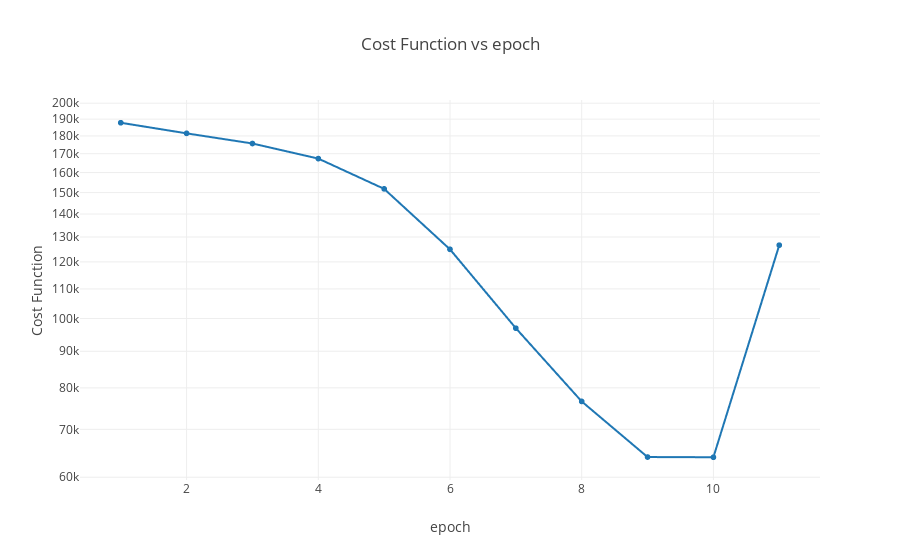

The code cell stored with this chart in its notebook:
### Code cell
x = np.array(list(results.keys()))
y = np.array([results[i]['J'] for i in results.keys()])

trace0=go.Scattergl(x=x, y=y, mode='lines+markers')

layout=go.Layout(title='Cost Function vs epoch',
                yaxis=dict(title='Cost Function',
                          type='log'),
                xaxis=dict(title='epoch'))

fig = go.Figure([trace0], layout)

iplot(fig, filename='training.html')

### Figure 1 — Plotly figure (JSON) as saved in the notebook; plotly's stock layout.template omitted (floating-point values rounded to 4 significant figures)
{"data": [{"mode": "lines+markers", "type": "scattergl", "uid": "5f70ea18-ad19-11e9-af3c-e442a6f8adc6", "x": [1, 2, 3, 4, 5, 6, 7, 8, 9, 10, 11], "y": [187800.0, 181500.0, 175700.0, 167300.0, 151800.0, 124900.0, 96930.0, 76580.0, 64030.0, 63990.0, 126600.0]}], "layout": {"title": "Cost Function vs epoch", "xaxis": {"title": "epoch"}, "yaxis": {"title": "Cost Function", "type": "log"}}}
